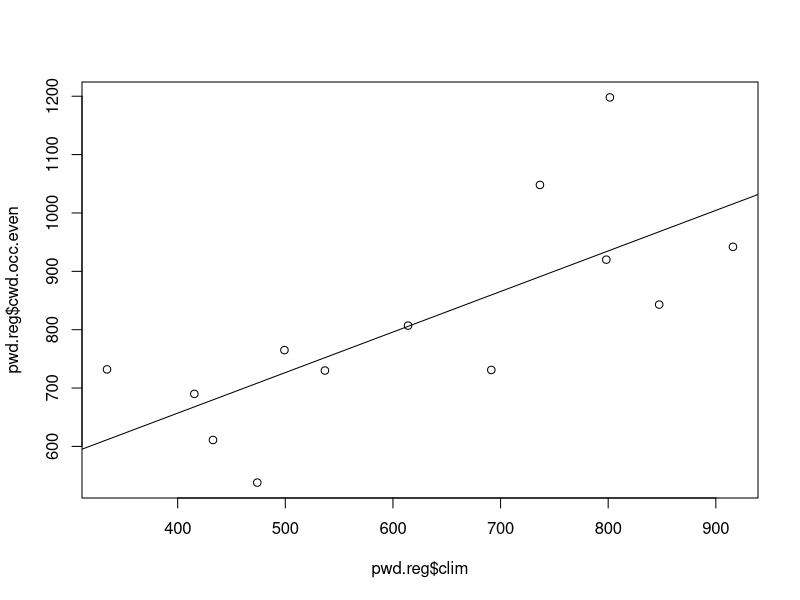

Write R code to recreate this figure. (Note: this script raises an error after producing the figure.)
## compare PWD and regional means

names <- read.csv('data/names.csv',as.is=T)
names

pwdgam <- read.csv('data/pwd_gam1.csv',as.is=T)
pwdgam
pwdgam$sci.name <- names$Sci.name[match(pwdgam$species,names$Hyp.name)]

pwd <- read.csv('data/pwd_niche_means.csv',as.is=T)
pwd

reg <- read.csv('data/regional_niche_stats.csv',as.is=T)
reg

pwd.reg <- merge(pwd,reg[which(reg$stat=='mean'),],by.x='sci.names',by.y='species')
pwd.reg
plot(pwd.reg$cwd.occ.even~pwd.reg$clim)
fit <- lm(pwd.reg$cwd.occ.even~pwd.reg$clim)
summary(fit)
abline(fit)

pwdg.reg <- merge(pwdgam,pwd.reg,by.x='sci.name',by.y='sci.names')
pwdg.reg
plot(pwdg.reg$cwd_opt,pwdg.reg$cwd.occ.even)
plot(pwdg.reg$cwd_opt,pwdg.reg$cwd.mean.x)
plot(pwdg.reg$cwd_opt,pwdg.reg$south.mean)
plot(pwdg.reg$cwd_opt,pwdg.reg$clim)

names(pwdg.reg)
pairs(pwdg.reg[,c('cwd_opt','cwd.mean.x','cwd.mean.y','cwd.occ.even','south.mean','south.occ.even','clim')])
(cwd_corr_matrix <- cor(pwdg.reg[,c('cwd_opt','cwd.mean.x','cwd.mean.y','cwd.occ.even','south.mean','south.occ.even','clim')]))
min(cwd_corr_matrix)

# lowest correlation between regional clim mean and any local cwd or southness measure at pepperwood
plot(pwdg.reg[,c('clim','south.mean')])
fit=lm(pwdg.reg$south.mean~pwdg.reg$clim)
abline(fit)
summary(fit)

pairs(pwdg.reg[,c('tmin_opt','tmin.mean')])
(cor(pwdg.reg[,c('tmin_opt','tmin.mean')]))

fit <- lm(pwdg.reg$clim~pwdg.reg$cwd_opt)
abline(fit)
summary(fit)

plot(pwdg.reg[,c('cwd.mean.x','cwd.mean.y')])
fit <- lm(pwdg.reg$cwd.mean.y~pwdg.reg$cwd.mean.x)
abline(fit)
summary(fit)

plot(pwdg.reg[,c('cwd_opt','cwd.mean.y')])
fit <- lm(pwdg.reg$cwd.mean.y~pwdg.reg$cwd_opt)
abline(fit)
summary(fit)
